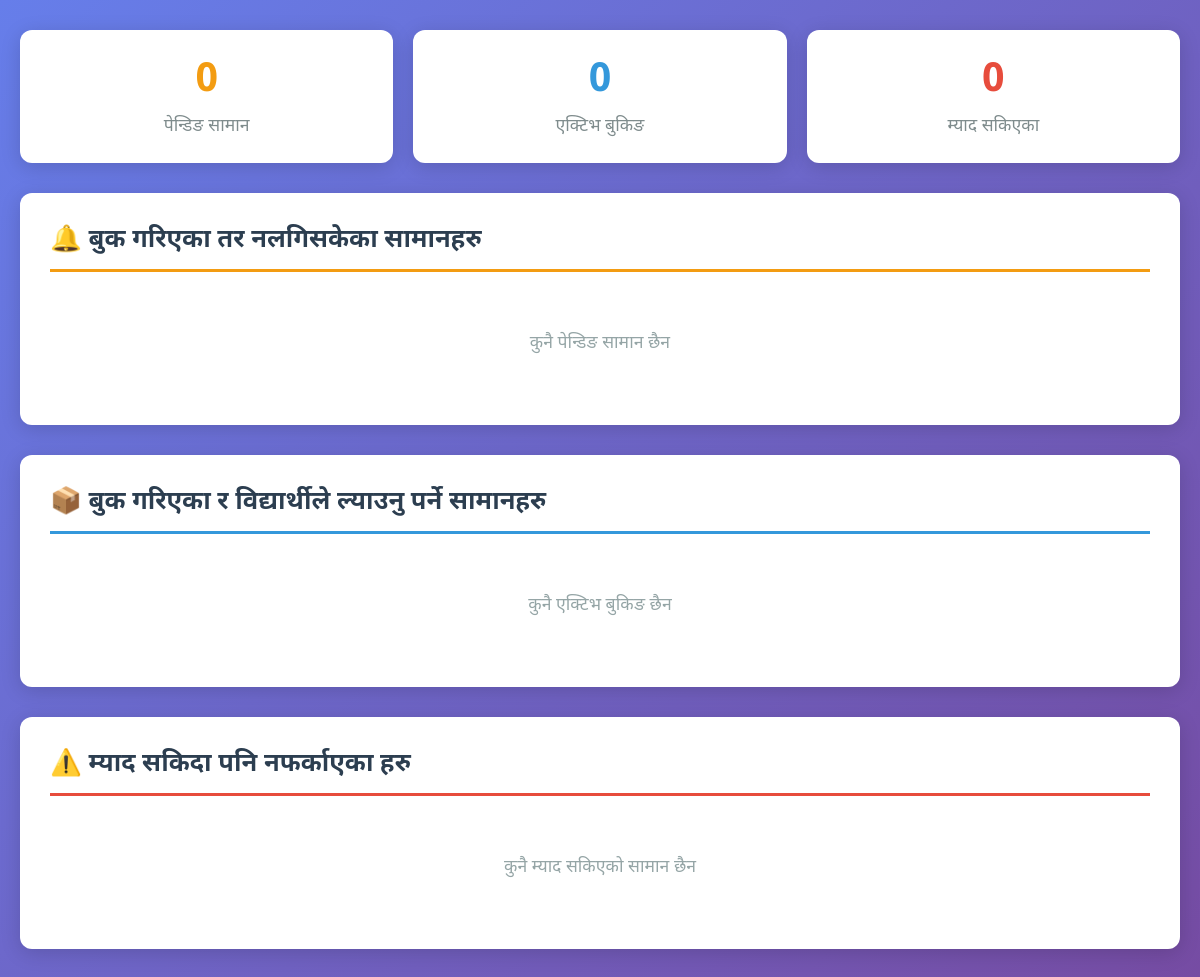
The page /library/arena (signed in) on the database as committed earlier.
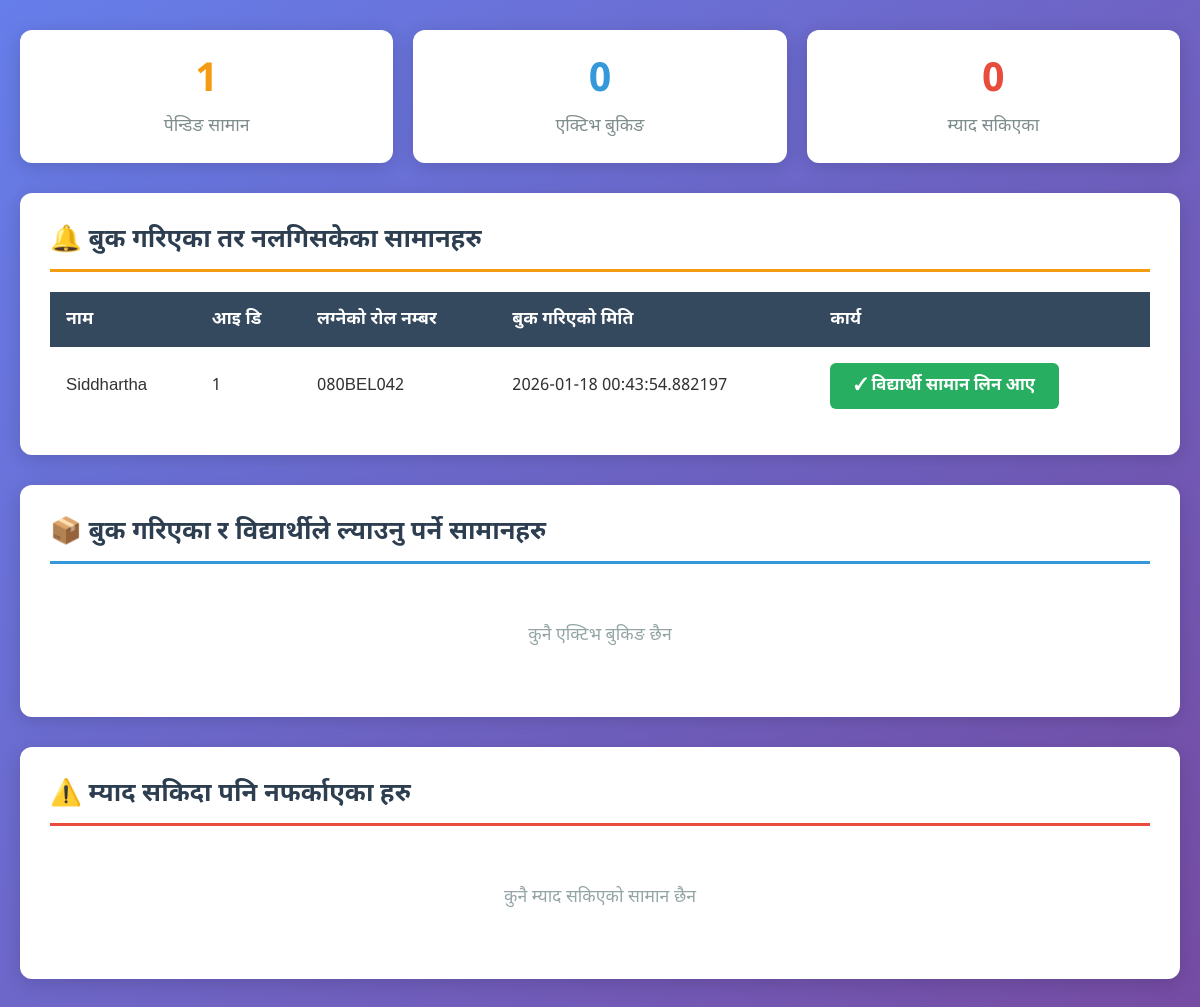
The same page on the database as committed later.
### models.py (models this page shows)
class Item(Base):
    __tablename__ = "items"
    id = Column(Integer, primary_key=True)
    name = Column(String, nullable=False)
    description = Column(String)
    image_path = Column(String, nullable=True)
    available = Column(Boolean, default=True)
    hold_time = Column(Integer, default=3)  # Max-days before return must be done
    occupy_time = Column(Integer, default=15) # Max-days after booking item must be taken
    bookings = relationship("Booking", back_populates="item")

class Booking(Base):
    __tablename__ = "bookings"
    id = Column(Integer, primary_key=True)
    user_email = Column(String, nullable=False)
    booked_date = Column(DateTime, default=datetime.now())
    occupied_date = Column(DateTime, nullable=True)
    on_hold_state = Column(Boolean, default=True)
    on_occupied_state = Column(Boolean, default=False)
    is_expired = Column(Boolean, default=False)
    is_history = Column(Boolean, default = False) # means is part of history, currently not booked, part of history
    item_id = Column(Integer, ForeignKey("items.id"))
    item = relationship("Item", back_populates="bookings")

### app.py (the view, shortened to what this page needs)
@app.route("/library/arena")
def admin_dashboard():
    if not session.get("logged_in"):
        flash("You are not authenticated")
        return redirect("/library/campusend")
    db = get_db()
    now = datetime.utcnow()
    for item in get_items_on_hold(db):
        booking = item.bookings[-1]
        if (now - booking.booked_date).days > item.hold_time:
            booking.is_expired = True
            booking.on_hold_state = False
            item.available = True
    for item in get_items_on_occupy(db):
        booking = item.bookings[-1]
        if booking.occupied_date and (
            (now - booking.occupied_date).days > item.occupy_time
        ):
            booking.is_expired = True
    db.commit()
    hold_items = []
    for item in get_items_on_hold(db):
        b = item.bookings[-1]
        hold_items.append([
            item.name,
            item.image_path,
            b.user_email[:9].upper(),
            b.booked_date,
            item.id
        ])
    return_items = []
    expired_items = []
    db.close()
    return render_template(
        "dashboard.html",
        items=hold_items,
        returns=return_items,
        expired=expired_items
    )

### app.py (called while the page is built)
def get_db():
    return SessionLocal()

### models.py (called while the page is built)
def get_items_on_hold(db):
    return db.query(Item).join(Booking).filter(
        Booking.on_hold_state == True,
        Booking.is_expired == False
    ).all()

def get_items_on_occupy(db):
    return db.query(Item).join(Booking).filter(
        Booking.on_occupied_state == True,
        Booking.is_expired == False
    ).all()

### templates/dashboard.html (shortened to what this page needs)
<!DOCTYPE html>
<html lang="ne">
<head>
</head>
<body>
    <div class="container">
        <div class="stats-grid">
            <div class="stat-card stat-pending">
                <div class="stat-number">{{ items|length if items else 0 }}</div>
                <div class="stat-label">पेन्डिङ सामान</div>
            </div>
            <div class="stat-card stat-active">
                <div class="stat-number">{{ returns|length if returns else 0 }}</div>
                <div class="stat-label">एक्टिभ बुकिङ</div>
            </div>
            <div class="stat-card stat-expired">
                <div class="stat-number">{{ expired|length if expired else 0 }}</div>
                <div class="stat-label">म्याद सकिएका</div>
            </div>
        </div>
        <div class="section section-pending">
            <h2 class="section-title">🔔 बुक गरिएका तर नलगिसकेका सामानहरु</h2>
            <div class="table-wrapper">
                {% if items and items|length > 0 %}
                <table>
                    <thead>
                        <tr>
                            <th>नाम</th>
                            <th>आइ डि</th>
                            <th>लग्नेको रोल नम्बर</th>
                            <th>बुक गरिएको मिति</th>
                            <th>कार्य</th>
                        </tr>
                    </thead>
                    <tbody>
                        {% for item in items %}
                        <tr>
                            <td data-label="नाम">{{ item[0] }}</td>
                            <td data-label="आइ डि">{{ item[4] }}</td>
                            <td data-label="रोल नम्बर">{{ item[2] }}</td>
                            <td data-label="बुक मिति">{{ item[3] }}</td>
                            <td data-label="कार्य">
                                <button onclick="pass_ownership({{ item[4] }})" class="btn btn-pickup">
                                    ✓ विद्यार्थी सामान लिन आए
                                </button>
                            </td>
                        </tr>
                        {% endfor %}
                    </tbody>
                </table>
                {% else %}
                <div class="empty-state">कुनै पेन्डिङ सामान छैन</div>
                {% endif %}
            </div>
        </div>
        <div class="section section-active">
            <h2 class="section-title">📦 बुक गरिएका र विद्यार्थीले ल्याउनु पर्ने सामानहरु</h2>
            <div class="table-wrapper">
                {% if returns and returns|length > 0 %}
                <table>
                    <thead>
                        <tr>
                            <th>नाम</th>
                            <th>आइ डि</th>
                            <th>लानेको रोल नं</th>
                            <th>समय बाँकी</th>
                            <th>कार्य</th>
                        </tr>
                    </thead>
                    <tbody>
                        {% for item in returns %}
                        <tr>
                            <td data-label="नाम">{{ item[0] }}</td>
                            <td data-label="आइ डि">{{ item[4] }}</td>
                            <td data-label="रोल नं">{{ item[2] }}</td>
                            <td data-label="समय बाँकी">
                                <span class="status-badge status-info">{{ item[3] }}</span>
                            </td>
                            <td data-label="कार्य">
                                <button onclick="return_ownership({{ item[4] }})" class="btn btn-return">
                                    ← विद्यार्थी सामान पुर्याउन आए
                                </button>
                            </td>
                        </tr>
                        {% endfor %}
                    </tbody>
                </table>
                {% else %}
                <div class="empty-state">कुनै एक्टिभ बुकिङ छैन</div>
                {% endif %}
            </div>
        </div>
        <div class="section section-expired">
            <h2 class="section-title">⚠️ म्याद सकिदा पनि नफर्काएका हरु</h2>
            <div class="table-wrapper">
                {% if expired and expired|length > 0 %}
                <table>
                    <thead>
                        <tr>
                            <th>नाम</th>
                            <th>आइ डि</th>
                            <th>लानेको रोल नं</th>
                            <th>ओभरड्यू</th>
                        </tr>
                    </thead>
                    <tbody>
                        {% for item in expired %}
                        <tr>
                            <td data-label="नाम">{{ item[0] }}</td>
                            <td data-label="आइ डि">{{ item[4] }}</td>
                            <td data-label="रोल नं">{{ item[2] }}</td>
                            <td data-label="ओभरड्यू">
                                <span class="status-badge status-danger">{{ item[3] }}</span>
                            </td>
                        </tr>
                        {% endfor %}
                    </tbody>
                </table>
                {% else %}
                <div class="empty-state">कुनै म्याद सकिएको सामान छैन</div>
                {% endif %}
            </div>
        </div>
    </div>
</body>
</html>

### templates/dashboard.html (style rules this page uses)
* { margin: 0; padding: 0; box-sizing: border-box; }
body { font-family: 'Noto Sans Devanagari', 'Mukta', 'Kalimati', sans-serif; background: linear-gradient(135deg, #667eea 0%, #764ba2 100%); min-height: 100vh; padding: 30px 20px; color: #333; }
.container { max-width: 1400px; margin: 0 auto; }
.section { background: white; padding: 30px; border-radius: 12px; margin-bottom: 30px; box-shadow: 0 4px 20px rgba(0,0,0,0.15); }
.section-title { font-size: 1.6rem; color: #2c3e50; margin-bottom: 20px; padding-bottom: 12px; border-bottom: 3px solid #667eea; font-weight: 700; }
.section-pending .section-title { border-bottom-color: #f39c12; }
.section-active .section-title { border-bottom-color: #3498db; }
.section-expired .section-title { border-bottom-color: #e74c3c; }
.table-wrapper { overflow-x: auto; }
table { width: 100%; border-collapse: collapse; font-size: 1.05rem; }
thead th { background: #34495e; color: white; padding: 16px; text-align: left; font-weight: 600; font-size: 1.1rem; white-space: nowrap; }
tbody td { padding: 16px; border-bottom: 1px solid #ecf0f1; font-size: 1.05rem; }
tbody tr { transition: background 0.2s; }
tbody tr:last-child td { border-bottom: none; }
.empty-state { text-align: center; padding: 40px; color: #95a5a6; font-size: 1.1rem; }
.btn { padding: 12px 24px; border: none; border-radius: 6px; font-size: 1.05rem; font-weight: 600; cursor: pointer; transition: all 0.2s; font-family: inherit; white-space: nowrap; }
.btn-pickup { background: #27ae60; color: white; }
.stats-grid { display: grid; grid-template-columns: repeat(auto-fit, minmax(250px, 1fr)); gap: 20px; margin-bottom: 30px; }
.stat-card { background: white; padding: 25px; border-radius: 12px; box-shadow: 0 4px 20px rgba(0,0,0,0.15); text-align: center; }
.stat-number { font-size: 2.5rem; font-weight: 700; margin-bottom: 8px; }
.stat-label { color: #7f8c8d; font-size: 1.1rem; }
.stat-pending .stat-number { color: #f39c12; }
.stat-active .stat-number { color: #3498db; }
.stat-expired .stat-number { color: #e74c3c; }

Rows that differ between the two databases and show on the page:
now on this page (row edited): Item: name "Siddhartha", id "1", item "080BEL042", booked_date "2026-01-18 00:43:54.882197"
Other text that changed with them:
{{ items|length if items else 0 }}: "0" → "1"
text no longer shown: "कुनै पेन्डिङ सामान छैन"
text now shown: "नाम आइ डि लग्नेको रोल नम्बर बुक गरिएको मिति कार्य"
